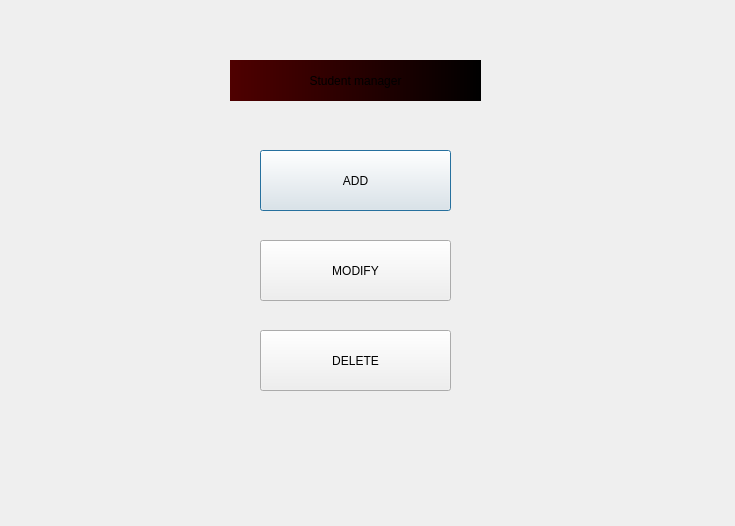
<?xml version="1.0" encoding="UTF-8"?>
<ui version="4.0">
 <class>Dialog</class>
 <widget class="QDialog" name="Dialog">
  <property name="geometry">
   <rect>
    <x>0</x>
    <y>0</y>
    <width>735</width>
    <height>526</height>
   </rect>
  </property>
  <property name="windowTitle">
   <string>Dialog</string>
  </property>
  <property name="styleSheet">
   <string notr="true">QProgressBar:horizontal {
    border: 1px solid #3A3939;
    text-align: center;
    padding: 1px;
    background: #201F1F;
}
QProgressBar::chunk:horizontal {
    background-color: qlineargradient(spread:reflect, x1:1, y1:0.545, x2:1, y2:0, stop:0 rgba(28, 66, 111, 255), stop:1 rgba(37, 87, 146, 255));
}

QToolTip
{
    border: 1px solid #3A3939;
    background-color: rgb(90, 102, 117);;
    color: white;
    padding: 1px;
    opacity: 200;
}

QWidget
{
    color: silver;
    background-color: #302F2F;
    selection-background-color:#3d8ec9;
    selection-color: black;
    background-clip: border;
    border-image: none;
    outline: 0;
}

QWidget:item:hover
{
    background-color: #78879b;
    color: black;
}

QWidget:item:selected
{
    background-color: #3d8ec9;
}

QCheckBox
{
    spacing: 5px;
    outline: none;
    color: #bbb;
    margin-bottom: 2px;
}

QCheckBox:disabled
{
    color: #777777;
}
QCheckBox::indicator,
QGroupBox::indicator
{
    width: 18px;
    height: 18px;
}
QGroupBox::indicator
{
    margin-left: 2px;
}

QCheckBox::indicator:unchecked,
QCheckBox::indicator:unchecked:hover,
QGroupBox::indicator:unchecked,
QGroupBox::indicator:unchecked:hover
{
    image: url(:/dark_blue/img/checkbox_unchecked.png);
}

QCheckBox::indicator:unchecked:focus,
QCheckBox::indicator:unchecked:pressed,
QGroupBox::indicator:unchecked:focus,
QGroupBox::indicator:unchecked:pressed
{
  border: none;
    image: url(:/dark_blue/img/checkbox_unchecked_focus.png);
}

QCheckBox::indicator:checked,
QCheckBox::indicator:checked:hover,
QGroupBox::indicator:checked,
QGroupBox::indicator:checked:hover
{
    image: url(:/dark_blue/img/checkbox_checked.png);
}

QCheckBox::indicator:checked:focus,
QCheckBox::indicator:checked:pressed,
QGroupBox::indicator:checked:focus,
QGroupBox::indicator:checked:pressed
{
  border: none;
    image: url(:/dark_blue/img/checkbox_checked_focus.png);
}

QCheckBox::indicator:indeterminate,
QCheckBox::indicator:indeterminate:hover,
QCheckBox::indicator:indeterminate:pressed
QGroupBox::indicator:indeterminate,
QGroupBox::indicator:indeterminate:hover,
QGroupBox::indicator:indeterminate:pressed
{
    image: url(:/dark_blue/img/checkbox_indeterminate.png);
}

QCheckBox::indicator:indeterminate:focus,
QGroupBox::indicator:indeterminate:focus
{
    image: url(:/dark_blue/img/checkbox_indeterminate_focus.png);
}

QCheckBox::indicator:checked:disabled,
QGroupBox::indicator:checked:disabled
{
    image: url(:/dark_blue/img/checkbox_checked_disabled.png);
}

QCheckBox::indicator:unchecked:disabled,
QGroupBox::indicator:unchecked:disabled
{
    image: url(:/dark_blue/img/checkbox_unchecked_disabled.png);
}

QRadioButton
{
    spacing: 5px;
    outline: none;
    color: #bbb;
    margin-bottom: 2px;
}

QRadioButton:disabled
{
    color: #777777;
}
QRadioButton::indicator
{
    width: 21px;
    height: 21px;
}

QRadioButton::indicator:unchecked,
QRadioButton::indicator:unchecked:hover
{
    image: url(:/dark_blue/img/radio_unchecked.png);
}

QRadioButton::indicator:unchecked:focus,
QRadioButton::indicator:unchecked:pressed
{
  border: none;
  outline: none;
    image: url(:/dark_blue/img/radio_unchecked_focus.png);
}

QRadioButton::indicator:checked,
QRadioButton::indicator:checked:hover
{
  border: none;
  outline: none;
    image: url(:/dark_blue/img/radio_checked.png);
}

QRadioButton::indicator:checked:focus,
QRadioButton::indicato::menu-arrowr:checked:pressed
{
  border: none;
  outline: none;
    image: url(:/dark_blue/img/radio_checked_focus.png);
}

QRadioButton::indicator:indeterminate,
QRadioButton::indicator:indeterminate:hover,
QRadioButton::indicator:indeterminate:pressed
{
        image: url(:/dark_blue/img/radio_indeterminate.png);
}

QRadioButton::indicator:checked:disabled
{
  outline: none;
  image: url(:/dark_blue/img/radio_checked_disabled.png);
}

QRadioButton::indicator:unchecked:disabled
{
    image: url(:/dark_blue/img/radio_unchecked_disabled.png);
}


QMenuBar
{
    background-color: #302F2F;
    color: silver;
}

QMenuBar::item
{
    background: transparent;
}

QMenuBar::item:selected
{
    background: transparent;
    border: 1px solid #3A3939;
}

QMenuBar::item:pressed
{
    border: 1px solid #3A3939;
    background-color: #3d8ec9;
    color: black;
    margin-bottom:-1px;
    padding-bottom:1px;
}

QMenu
{
    border: 1px solid #3A3939;
    color: silver;
    margin: 1px;
}

QMenu::icon
{
    margin: 1px;
}

QMenu::item
{
    padding: 2px 2px 2px 25px;
    margin-left: 5px;
    border: 1px solid transparent; /* reserve space for selection border */
}

QMenu::item:selected
{
    color: black;
}

QMenu::separator {
    height: 2px;
    background: lightblue;
    margin-left: 10px;
    margin-right: 5px;
}

QMenu::indicator {
    width: 16px;
    height: 16px;
}

/* non-exclusive indicator = check box style indicator
   (see QActionGroup::setExclusive) */
QMenu::indicator:non-exclusive:unchecked {
    image: url(:/dark_blue/img/checkbox_unchecked.png);
}

QMenu::indicator:non-exclusive:unchecked:selected {
    image: url(:/dark_blue/img/checkbox_unchecked_disabled.png);
}

QMenu::indicator:non-exclusive:checked {
    image: url(:/dark_blue/img/checkbox_checked.png);
}

QMenu::indicator:non-exclusive:checked:selected {
    image: url(:/dark_blue/img/checkbox_checked_disabled.png);
}

/* exclusive indicator = radio button style indicator (see QActionGroup::setExclusive) */
QMenu::indicator:exclusive:unchecked {
    image: url(:/dark_blue/img/radio_unchecked.png);
}

QMenu::indicator:exclusive:unchecked:selected {
    image: url(:/dark_blue/img/radio_unchecked_disabled.png);
}

QMenu::indicator:exclusive:checked {
    image: url(:/dark_blue/img/radio_checked.png);
}

QMenu::indicator:exclusive:checked:selected {
    image: url(:/dark_blue/img/radio_checked_disabled.png);
}

QMenu::right-arrow {
    margin: 5px;
    image: url(:/dark_blue/img/right_arrow.png)
}


QWidget:disabled
{
    color: #808080;
    background-color: #302F2F;
}

QAbstractItemView
{
    alternate-background-color: #3A3939;
    color: silver;
    border: 1px solid 3A3939;
    border-radius: 2px;
    padding: 1px;
}

QWidget:focus, QMenuBar:focus
{
    border: 1px solid #78879b;
}

QTabWidget:focus, QCheckBox:focus, QRadioButton:focus, QSlider:focus
{
    border: none;
}

QLineEdit
{
    background-color: #201F1F;
    padding: 2px;
    border-style: solid;
    border: 1px solid #3A3939;
    border-radius: 2px;
    color: silver;
}

QGroupBox {
    border:1px solid #3A3939;
    border-radius: 2px;
    margin-top: 20px;
    background-color: #302F2F;
    color: silver;
}

QGroupBox::title {
    subcontrol-origin: margin;
    subcontrol-position: top center;
    padding-left: 10px;
    padding-right: 10px;
    padding-top: 10px;
}

QAbstractScrollArea
{
    border-radius: 2px;
    border: 1px solid #3A3939;
    background-color: transparent;
}

QScrollBar:horizontal
{
    height: 15px;
    margin: 3px 15px 3px 15px;
    border: 1px transparent #2A2929;
    border-radius: 4px;
    background-color: #2A2929;
}

QScrollBar::handle:horizontal
{
    background-color: #605F5F;
    min-width: 5px;
    border-radius: 4px;
}

QScrollBar::add-line:horizontal
{
    margin: 0px 3px 0px 3px;
    border-image: url(:/dark_blue/img/right_arrow_disabled.png);
    width: 10px;
    height: 10px;
    subcontrol-position: right;
    subcontrol-origin: margin;
}

QScrollBar::sub-line:horizontal
{
    margin: 0px 3px 0px 3px;
    border-image: url(:/dark_blue/img/left_arrow_disabled.png);
    height: 10px;
    width: 10px;
    subcontrol-position: left;
    subcontrol-origin: margin;
}

QScrollBar::add-line:horizontal:hover,QScrollBar::add-line:horizontal:on
{
    border-image: url(:/dark_blue/img/right_arrow.png);
    height: 10px;
    width: 10px;
    subcontrol-position: right;
    subcontrol-origin: margin;
}


QScrollBar::sub-line:horizontal:hover, QScrollBar::sub-line:horizontal:on
{
    border-image: url(:/dark_blue/img/left_arrow.png);
    height: 10px;
    width: 10px;
    subcontrol-position: left;
    subcontrol-origin: margin;
}

QScrollBar::up-arrow:horizontal, QScrollBar::down-arrow:horizontal
{
    background: none;
}


QScrollBar::add-page:horizontal, QScrollBar::sub-page:horizontal
{
    background: none;
}

QScrollBar:vertical
{
    background-color: #2A2929;
    width: 15px;
    margin: 15px 3px 15px 3px;
    border: 1px transparent #2A2929;
    border-radius: 4px;
}

QScrollBar::handle:vertical
{
    background-color: #605F5F;
    min-height: 5px;
    border-radius: 4px;
}

QScrollBar::sub-line:vertical
{
    margin: 3px 0px 3px 0px;
    border-image: url(:/dark_blue/img/up_arrow_disabled.png);
    height: 10px;
    width: 10px;
    subcontrol-position: top;
    subcontrol-origin: margin;
}

QScrollBar::add-line:vertical
{
    margin: 3px 0px 3px 0px;
    border-image: url(:/dark_blue/img/down_arrow_disabled.png);
    height: 10px;
    width: 10px;
    subcontrol-position: bottom;
    subcontrol-origin: margin;
}

QScrollBar::sub-line:vertical:hover,QScrollBar::sub-line:vertical:on
{

    border-image: url(:/dark_blue/img/up_arrow.png);
    height: 10px;
    width: 10px;
    subcontrol-position: top;
    subcontrol-origin: margin;
}


QScrollBar::add-line:vertical:hover, QScrollBar::add-line:vertical:on
{
    border-image: url(:/dark_blue/img/down_arrow.png);
    height: 10px;
    width: 10px;
    subcontrol-position: bottom;
    subcontrol-origin: margin;
}

QScrollBar::up-arrow:vertical, QScrollBar::down-arrow:vertical
{
    background: none;
}


QScrollBar::add-page:vertical, QScrollBar::sub-page:vertical
{
    background: none;
}

QTextEdit
{
    background-color: #201F1F;
    color: silver;
    border: 1px solid #3A3939;
}

QPlainTextEdit
{
    background-color: #201F1F;;
    color: silver;
    border-radius: 2px;
    border: 1px solid #3A3939;
}

QHeaderView::section
{
    background-color: #3A3939;
    color: silver;
    padding-left: 4px;
    border: 1px solid #6c6c6c;
}

QSizeGrip {
    image: url(:/dark_blue/img/sizegrip.png);
    width: 12px;
    height: 12px;
}

QMainWindow
{
    background-color: #302F2F;

}

QMainWindow::separator
{
    background-color: #302F2F;
    color: white;
    padding-left: 4px;
    spacing: 2px;
    border: 1px dashed #3A3939;
}

QMainWindow::separator:hover
{

    background-color: #787876;
    color: white;
    padding-left: 4px;
    border: 1px solid #3A3939;
    spacing: 2px;
}


QMenu::separator
{
    height: 1px;
    background-color: #3A3939;
    color: white;
    padding-left: 4px;
    margin-left: 10px;
    margin-right: 5px;
}


QFrame
{
    border-radius: 2px;
    border: 1px solid #444;
}

QFrame[frameShape=&quot;0&quot;]
{
    border-radius: 2px;
    border: 1px transparent #444;
}

QStackedWidget
{
    background-color: #302F2F;
    border: 1px transparent black;
}

QToolBar {
    border: 1px transparent #393838;
    background: 1px solid #302F2F;
    font-weight: bold;
}

QToolBar::handle:horizontal {
    image: url(:/dark_blue/img/Hmovetoolbar.png);
}
QToolBar::handle:vertical {
    image: url(:/dark_blue/img/Vmovetoolbar.png);
}
QToolBar::separator:horizontal {
    image: url(:/dark_blue/img/Hsepartoolbar.png);
}
QToolBar::separator:vertical {
    image: url(:/dark_blue/img/Vsepartoolbars.png);
}

QPushButton
{
    color: silver;
    background-color: #302F2F;
    border-width: 2px;
    border-color: #4A4949;
    border-style: solid;
    padding-top: 2px;
    padding-bottom: 2px;
    padding-left: 10px;
    padding-right: 10px;
    border-radius: 4px;
    /* outline: none; */
    /* min-width: 40px; */
}

QPushButton:disabled
{
    background-color: #302F2F;
    border-width: 2px;
    border-color: #3A3939;
    border-style: solid;
    padding-top: 2px;
    padding-bottom: 2px;
    padding-left: 10px;
    padding-right: 10px;
    /*border-radius: 2px;*/
    color: #808080;
}

QPushButton:focus {
    background-color: #3d8ec9;
    color: white;
}

QComboBox
{
    selection-background-color: #3d8ec9;
    background-color: #201F1F;
    border-style: solid;
    border: 1px solid #3A3939;
    border-radius: 2px;
    padding: 2px;
    min-width: 75px;
}

QPushButton:checked{
    background-color: #4A4949;
    border-color: #6A6969;
}

QPushButton:hover {
    border: 2px solid #78879b;
    color: silver;
}

QComboBox:hover, QAbstractSpinBox:hover,QLineEdit:hover,QTextEdit:hover,QPlainTextEdit:hover,QAbstractView:hover,QTreeView:hover
{
    border: 1px solid #78879b;
    color: silver;
}

QComboBox:on
{
    background-color: #626873;
    padding-top: 3px;
    padding-left: 4px;
    selection-background-color: #4a4a4a;
}

QComboBox QAbstractItemView
{
    background-color: #201F1F;
    border-radius: 2px;
    border: 1px solid #444;
    selection-background-color: #3d8ec9;
    color: silver;
}

QComboBox::drop-down
{
    subcontrol-origin: padding;
    subcontrol-position: top right;
    width: 15px;

    border-left-width: 0px;
    border-left-color: darkgray;
    border-left-style: solid;
    border-top-right-radius: 3px;
    border-bottom-right-radius: 3px;
}

QComboBox::down-arrow
{
    image: url(:/dark_blue/img/down_arrow_disabled.png);
}

QComboBox::down-arrow:on, QComboBox::down-arrow:hover,
QComboBox::down-arrow:focus
{
    image: url(:/dark_blue/img/down_arrow.png);
}

QPushButton:pressed
{
    background-color: #484846;
}

QAbstractSpinBox {
    padding-top: 2px;
    padding-bottom: 2px;
    border: 1px solid #3A3939;
    background-color: #201F1F;
    color: silver;
    border-radius: 2px;
    min-width: 75px;
}

QAbstractSpinBox:up-button
{
    background-color: transparent;
    subcontrol-origin: border;
    subcontrol-position: top right;
}

QAbstractSpinBox:down-button
{
    background-color: transparent;
    subcontrol-origin: border;
    subcontrol-position: bottom right;
}

QAbstractSpinBox::up-arrow,QAbstractSpinBox::up-arrow:disabled,QAbstractSpinBox::up-arrow:off {
    image: url(:/dark_blue/img/up_arrow_disabled.png);
    width: 10px;
    height: 10px;
}
QAbstractSpinBox::up-arrow:hover
{
    image: url(:/dark_blue/img/up_arrow.png);
}


QAbstractSpinBox::down-arrow,QAbstractSpinBox::down-arrow:disabled,QAbstractSpinBox::down-arrow:off
{
    image: url(:/dark_blue/img/down_arrow_disabled.png);
    width: 10px;
    height: 10px;
}
QAbstractSpinBox::down-arrow:hover
{
    image: url(:/dark_blue/img/down_arrow.png);
}


QLabel
{
    border: 0px solid black;
}

QTabWidget{
    border: 1px transparent black;
}

QTabWidget::pane {
    border: 1px solid #444;
    border-radius: 3px;
    padding: 3px;
}

QTabBar
{
    qproperty-drawBase: 0;
    left: 5px; /* move to the right by 5px */
}

QTabBar:focus
{
    border: 0px transparent black;
}

QTabBar::close-button  {
    image: url(:/dark_blue/img/close.png);
    background: transparent;
}

QTabBar::close-button:hover
{
    image: url(:/dark_blue/img/close-hover.png);
    background: transparent;
}

QTabBar::close-button:pressed {
    image: url(:/dark_blue/img/close-pressed.png);
    background: transparent;
}

/* TOP TABS */
QTabBar::tab:top {
    color: #b1b1b1;
    border: 1px solid #4A4949;
    border-bottom: 1px transparent black;
    background-color: #302F2F;
    padding: 5px;
    border-top-left-radius: 2px;
    border-top-right-radius: 2px;
}

QTabBar::tab:top:!selected
{
    color: #b1b1b1;
    background-color: #201F1F;
    border: 1px transparent #4A4949;
    border-bottom: 1px transparent #4A4949;
    border-top-left-radius: 0px;
    border-top-right-radius: 0px;
}

QTabBar::tab:top:!selected:hover {
    background-color: #48576b;
}

/* BOTTOM TABS */
QTabBar::tab:bottom {
    color: #b1b1b1;
    border: 1px solid #4A4949;
    border-top: 1px transparent black;
    background-color: #302F2F;
    padding: 5px;
    border-bottom-left-radius: 2px;
    border-bottom-right-radius: 2px;
}

QTabBar::tab:bottom:!selected
{
    color: #b1b1b1;
    background-color: #201F1F;
    border: 1px transparent #4A4949;
    border-top: 1px transparent #4A4949;
    border-bottom-left-radius: 0px;
    border-bottom-right-radius: 0px;
}

QTabBar::tab:bottom:!selected:hover {
    background-color: #78879b;
}

/* LEFT TABS */
QTabBar::tab:left {
    color: #b1b1b1;
    border: 1px solid #4A4949;
    border-left: 1px transparent black;
    background-color: #302F2F;
    padding: 5px;
    border-top-right-radius: 2px;
    border-bottom-right-radius: 2px;
}

QTabBar::tab:left:!selected
{
    color: #b1b1b1;
    background-color: #201F1F;
    border: 1px transparent #4A4949;
    border-right: 1px transparent #4A4949;
    border-top-right-radius: 0px;
    border-bottom-right-radius: 0px;
}

QTabBar::tab:left:!selected:hover {
    background-color: #48576b;
}


/* RIGHT TABS */
QTabBar::tab:right {
    color: #b1b1b1;
    border: 1px solid #4A4949;
    border-right: 1px transparent black;
    background-color: #302F2F;
    padding: 5px;
    border-top-left-radius: 2px;
    border-bottom-left-radius: 2px;
}

QTabBar::tab:right:!selected
{
    color: #b1b1b1;
    background-color: #201F1F;
    border: 1px transparent #4A4949;
    border-right: 1px transparent #4A4949;
    border-top-left-radius: 0px;
    border-bottom-left-radius: 0px;
}

QTabBar::tab:right:!selected:hover {
    background-color: #48576b;
}

QTabBar QToolButton::right-arrow:enabled {
     image: url(:/dark_blue/img/right_arrow.png);
 }

 QTabBar QToolButton::left-arrow:enabled {
     image: url(:/dark_blue/img/left_arrow.png);
 }

QTabBar QToolButton::right-arrow:disabled {
     image: url(:/dark_blue/img/right_arrow_disabled.png);
 }

 QTabBar QToolButton::left-arrow:disabled {
     image: url(:/dark_blue/img/left_arrow_disabled.png);
 }


QDockWidget {
    border: 1px solid #403F3F;
    titlebar-close-icon: url(:/dark_blue/img/close.png);
    titlebar-normal-icon: url(:/dark_blue/img/undock.png);
}

QDockWidget::close-button, QDockWidget::float-button {
    border: 1px solid transparent;
    border-radius: 2px;
    background: transparent;
}

QDockWidget::close-button:hover, QDockWidget::float-button:hover {
    background: rgba(255, 255, 255, 10);
}

QDockWidget::close-button:pressed, QDockWidget::float-button:pressed {
    padding: 1px -1px -1px 1px;
    background: rgba(255, 255, 255, 10);
}

QTreeView, QListView, QTextBrowser, AtLineEdit, AtLineEdit::hover {
    border: 1px solid #444;
    background-color: silver;
    border-radius: 3px;
    margin-left: 3px;
    color: black;
}

QTreeView:branch:selected, QTreeView:branch:hover {
    background: url(:/dark_blue/img/transparent.png);
}

QTreeView::branch:has-siblings:!adjoins-item {
    border-image: url(:/dark_blue/img/transparent.png);
}

QTreeView::branch:has-siblings:adjoins-item {
    border-image: url(:/dark_blue/img/transparent.png);
}

QTreeView::branch:!has-children:!has-siblings:adjoins-item {
    border-image: url(:/dark_blue/img/transparent.png);
}

QTreeView::branch:has-children:!has-siblings:closed,
QTreeView::branch:closed:has-children:has-siblings {
    image: url(:/dark_blue/img/branch_closed.png);
}

QTreeView::branch:open:has-children:!has-siblings,
QTreeView::branch:open:has-children:has-siblings  {
    image: url(:/dark_blue/img/branch_open.png);
}

QTreeView::branch:has-children:!has-siblings:closed:hover,
QTreeView::branch:closed:has-children:has-siblings:hover {
    image: url(:/dark_blue/img/branch_closed-on.png);
    }

QTreeView::branch:open:has-children:!has-siblings:hover,
QTreeView::branch:open:has-children:has-siblings:hover  {
    image: url(:/dark_blue/img/branch_open-on.png);
    }

QListView::item:!selected:hover, QListView::item:!selected:hover, QTreeView::item:!selected:hover  {
    background: rgba(0, 0, 0, 0);
    outline: 0;
    color: #FFFFFF
}

QListView::item:selected:hover, QListView::item:selected:hover, QTreeView::item:selected:hover  {
    background: #3d8ec9;
    color: #FFFFFF;
}

QSlider::groove:horizontal {
    border: 1px solid #3A3939;
    height: 8px;
    background: #201F1F;
    margin: 2px 0;
    border-radius: 2px;
}

QSlider::handle:horizontal {
    background: QLinearGradient( x1: 0, y1: 0, x2: 0, y2: 1,
      stop: 0.0 silver, stop: 0.2 #a8a8a8, stop: 1 #727272);
    border: 1px solid #3A3939;
    width: 14px;
    height: 14px;
    margin: -4px 0;
    border-radius: 2px;
}

QSlider::groove:vertical {
    border: 1px solid #3A3939;
    width: 8px;
    background: #201F1F;
    margin: 0 0px;
    border-radius: 2px;
}

QSlider::handle:vertical {
    background: QLinearGradient( x1: 0, y1: 0, x2: 0, y2: 1, stop: 0.0 silver,
    stop: 0.2 #a8a8a8, stop: 1 #727272);
    border: 1px solid #3A3939;
    width: 14px;
    height: 14px;
    margin: 0 -4px;
    border-radius: 2px;
}

QToolButton {
    /*  background-color: transparent; */
    border: 2px transparent #4A4949;
    border-radius: 4px;
    background-color: dimgray;
    margin: 2px;
    padding: 2px;
}

QToolButton[popupMode=&quot;1&quot;] { /* only for MenuButtonPopup */
 padding-right: 20px; /* make way for the popup button */
 border: 2px transparent #4A4949;
 border-radius: 4px;
}

QToolButton[popupMode=&quot;2&quot;] { /* only for InstantPopup */
 padding-right: 10px; /* make way for the popup button */
 border: 2px transparent #4A4949;
}


QToolButton:hover, QToolButton::menu-button:hover {
    border: 2px solid #78879b;
}

QToolButton:checked, QToolButton:pressed,
    QToolButton::menu-button:pressed {
    background-color: #4A4949;
    border: 2px solid #78879b;
}

/* the subcontrol below is used only in the InstantPopup or DelayedPopup mode */
QToolButton::menu-indicator {
    image: url(:/dark_blue/img/down_arrow.png);
    top: -7px; left: -2px; /* shift it a bit */
}

/* the subcontrols below are used only in the MenuButtonPopup mode */
QToolButton::menu-button {
    border: 1px transparent #4A4949;
    border-top-right-radius: 6px;
    border-bottom-right-radius: 6px;
    /* 16px width + 4px for border = 20px allocated above */
    width: 16px;
    outline: none;
}

QToolButton::menu-arrow {
    image: url(:/dark_blue/img/down_arrow.png);
}

QToolButton::menu-arrow:open {
    top: 1px; left: 1px; /* shift it a bit */
    border: 1px solid #3A3939;
}

QPushButton::menu-indicator  {
    subcontrol-origin: padding;
    subcontrol-position: bottom right;
    left: 4px;
}

QTableView
{
    border: 1px solid #444;
    gridline-color: #6c6c6c;
    background-color: #201F1F;
}


QTableView, QHeaderView
{
    border-radius: 0px;
}

QTableView::item:pressed, QListView::item:pressed, QTreeView::item:pressed  {
    background: #78879b;
    color: #FFFFFF;
}

QTableView::item:selected:active, QTreeView::item:selected:active, QListView::item:selected:active  {
    background: #3d8ec9;
    color: #FFFFFF;
}


QHeaderView
{
    border: 1px transparent;
    border-radius: 2px;
    margin: 0px;
    padding: 0px;
}

QHeaderView::section  {
    background-color: #3A3939;
    color: silver;
    padding: 4px;
    border: 1px solid #6c6c6c;
    border-radius: 0px;
    text-align: center;
}

QHeaderView::section::vertical::first, QHeaderView::section::vertical::only-one
{
    border-top: 1px solid #6c6c6c;
}

QHeaderView::section::vertical
{
    border-top: transparent;
}

QHeaderView::section::horizontal::first, QHeaderView::section::horizontal::only-one
{
    border-left: 1px solid #6c6c6c;
}

QHeaderView::section::horizontal
{
    border-left: transparent;
}


QHeaderView::section:checked
 {
    color: white;
    background-color: #5A5959;
 }

 /* style the sort indicator */
QHeaderView::down-arrow {
    image: url(:/dark_blue/img/down_arrow.png);
}

QHeaderView::up-arrow {
    image: url(:/dark_blue/img/up_arrow.png);
}


QTableCornerButton::section {
    background-color: #3A3939;
    border: 1px solid #3A3939;
    border-radius: 2px;
}

QToolBox  {
    padding: 3px;
    border: 1px transparent black;
}

QToolBox::tab {
    color: #b1b1b1;
    background-color: #302F2F;
    border: 1px solid #4A4949;
    border-bottom: 1px transparent #302F2F;
    border-top-left-radius: 5px;
    border-top-right-radius: 5px;
}

 QToolBox::tab:selected { /* italicize selected tabs */
    font: italic;
    background-color: #302F2F;
    border-color: #3d8ec9;
 }

QStatusBar::item {
    border: 1px solid #3A3939;
    border-radius: 2px;
 }


QFrame[height=&quot;3&quot;], QFrame[width=&quot;3&quot;] {
    background-color: #AAA;
}


QSplitter::handle {
    border: 1px dashed #3A3939;
}

QSplitter::handle:hover {
    background-color: #787876;
    border: 1px solid #3A3939;
}

QSplitter::handle:horizontal {
    width: 1px;
}

QSplitter::handle:vertical {
    height: 1px;
}

QListWidget {
    background-color: silver;
    border-radius: 5px;
    margin-left: 5px;
}

QListWidget::item {
    color: black;
}

QMessageBox {
    messagebox-critical-icon	: url(:/dark_blue/img/critical.png);
    messagebox-information-icon	: url(:/dark_blue/img/information.png);
    messagebox-question-icon	: url(:/dark_blue/img/question.png);
    messagebox-warning-icon:    : url(:/dark_blue/img/warning.png);
}

ColorButton::enabled {
    border-radius: 0px;
    border: 1px solid #444444;
}

ColorButton::disabled {
    border-radius: 0px;
    border: 1px solid #AAAAAA;
}</string>
  </property>
  <widget class="QPushButton" name="pushButton">
   <property name="geometry">
    <rect>
     <x>260</x>
     <y>150</y>
     <width>191</width>
     <height>61</height>
    </rect>
   </property>
   <property name="text">
    <string>ADD</string>
   </property>
  </widget>
  <widget class="QPushButton" name="pushButton_2">
   <property name="geometry">
    <rect>
     <x>260</x>
     <y>240</y>
     <width>191</width>
     <height>61</height>
    </rect>
   </property>
   <property name="text">
    <string>MODIFY</string>
   </property>
  </widget>
  <widget class="QPushButton" name="pushButton_3">
   <property name="geometry">
    <rect>
     <x>260</x>
     <y>330</y>
     <width>191</width>
     <height>61</height>
    </rect>
   </property>
   <property name="text">
    <string>DELETE</string>
   </property>
  </widget>
  <widget class="QLabel" name="label">
   <property name="geometry">
    <rect>
     <x>230</x>
     <y>60</y>
     <width>251</width>
     <height>41</height>
    </rect>
   </property>
   <property name="styleSheet">
    <string notr="true">background-color:qlineargradient(spread:pad, x1:0, y1:0, x2:1, y2:0, stop:0 rgba(79, 0, 0, 255), stop:1 rgba(0, 0, 0, 255));</string>
   </property>
   <property name="text">
    <string>Student manager</string>
   </property>
   <property name="alignment">
    <set>Qt::AlignCenter</set>
   </property>
  </widget>
 </widget>
 <resources/>
 <connections/>
</ui>
